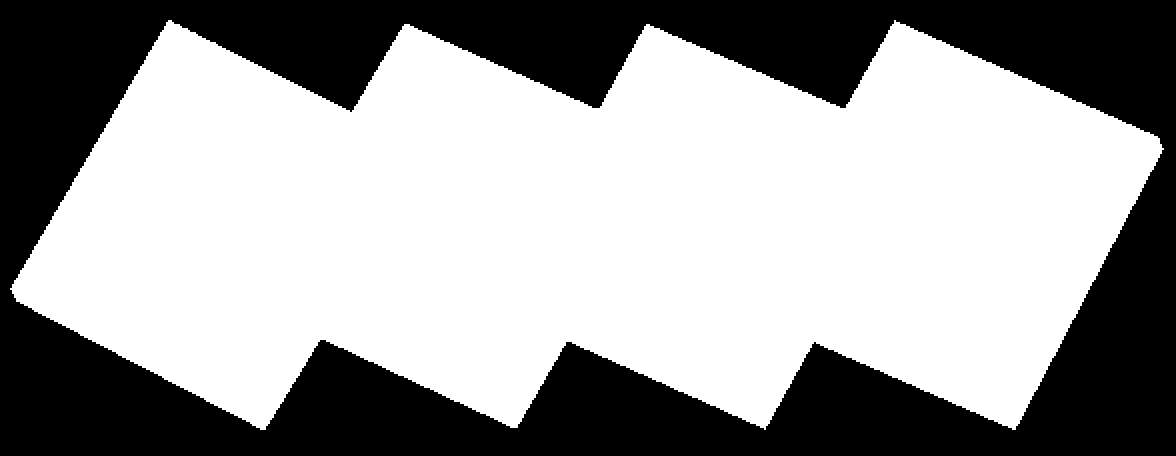
#> input picture xZoI6.png, 1176 x 456 px
$ jupyter execute approach_1.ipynb
#> lines starting #> are read from the running program, lines starting #| are printed output that depends on the picture; after the words box and inside, x2 and y2 are one past the last pixel; in counts of white or black regions, pixels touching at a corner belong together
[cell 1]
import numpy as np
from scipy import misc
import matplotlib.pyplot as plt
import cv2

[cell 2]
image = cv2.imread('xZoI6.png')
#> image is the input picture: shape (456, 1176, 3); values 0 (black) and 254 (white), 61.7% white; 1 black region, box (x1, y1, x2, y2) and area: (0, 0, 1176, 456) 205304
ys, xs, _ = image.shape
#> ys = 456; xs = 1176
plt.imshow(image)

[cell 3]
x, y = np.meshgrid(np.arange(xs), np.arange(ys), sparse=True)
#> y = 456 values from 0 to 455

radius = 20.0

for i in range(int(-0.5 * ys / radius), int(xs / radius)):
    for j in range(int(ys / radius)):
        x0 = 2 * radius * (i + 0.5 * j)
        y0 = 2 * radius * np.sqrt(3)/2 * j

        r = np.sqrt((x - x0) ** 2 + (y - y0) ** 2)

        indicator = r < radius

        if np.any(image[indicator, 0] != 0):
            image[r < radius] = [255, 0, 0]
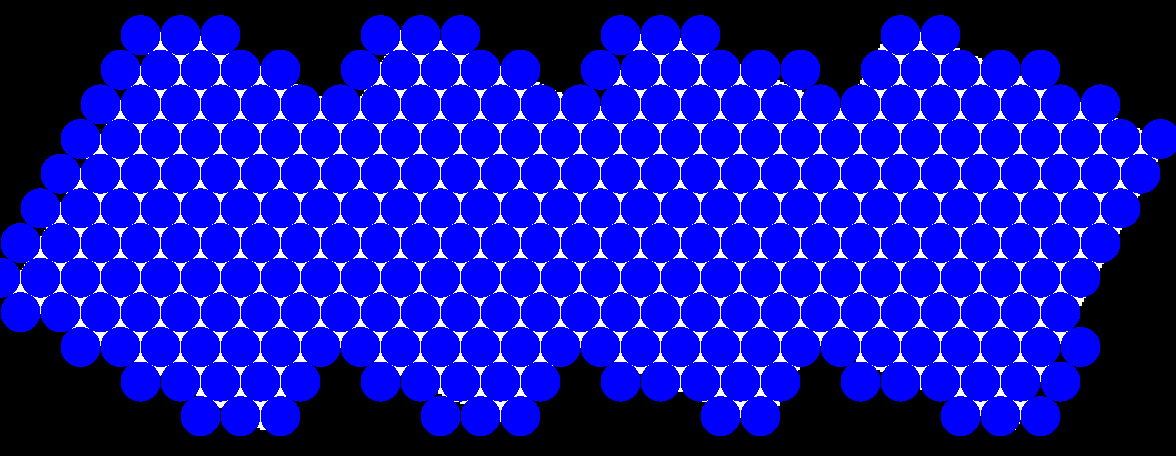
#> image: shape (456, 1176, 3); mean B, G, R 183.2, 15.1, 15.1

plt.imshow(image)

[cell 4]
print(range(int(-0.5 * ys / radius), int(xs / radius)))
#| range(-11, 58)
